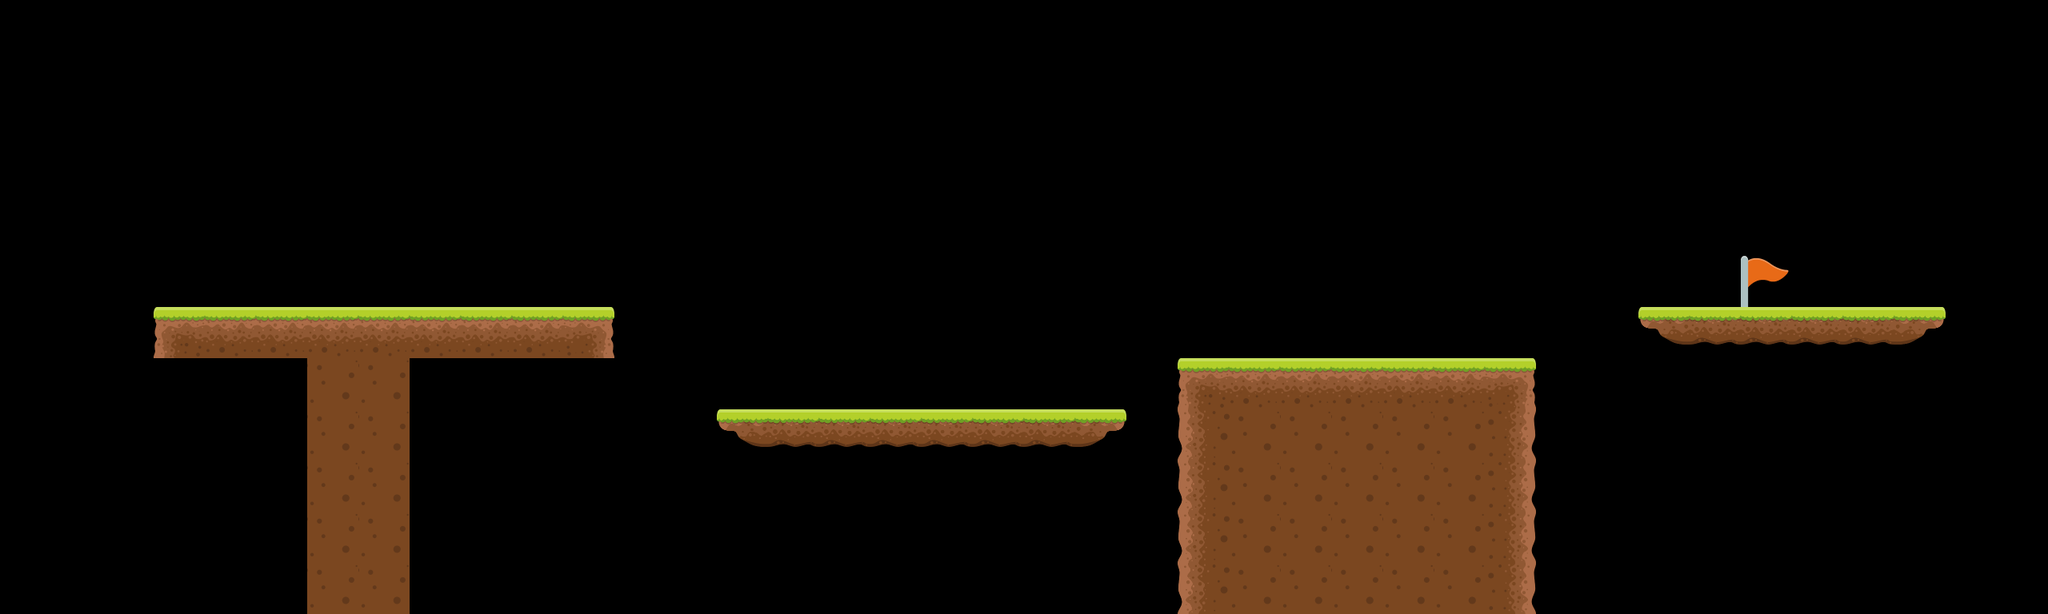

Below is a game level as drawn by its tile map, then a one-line description and the .tmx file that defines it, in full:
An orthogonal 40x12 tile map with 64x64 px tiles, 1 tile layer (Tile Layer 1), 2 tilesets and 8 objects.

<map version="1.5" tiledversion="1.5.0" orientation="orthogonal" renderorder="right-down" width="40" height="12" tilewidth="64" tileheight="64" infinite="0" nextlayerid="5" nextobjectid="19">
 <editorsettings>
  <export target="level2.lua" format="lua" />
 </editorsettings>
 <tileset firstgid="1" name="platformer" tilewidth="64" tileheight="64" tilecount="9" columns="3">
  <image source="tileset.png" width="192" height="192" />
 </tileset>
 <tileset firstgid="10" name="Flag" tilewidth="64" tileheight="64" tilecount="1" columns="1">
  <image source="flag.png" width="64" height="64" />
 </tileset>
 <layer id="1" name="Tile Layer 1" width="40" height="12">
  <data encoding="csv">
0,0,0,0,0,0,0,0,0,0,0,0,0,0,0,0,0,0,0,0,0,0,0,0,0,0,0,0,0,0,0,0,0,0,0,0,0,0,0,0,
0,0,0,0,0,0,0,0,0,0,0,0,0,0,0,0,0,0,0,0,0,0,0,0,0,0,0,0,0,0,0,0,0,0,0,0,0,0,0,0,
0,0,0,0,0,0,0,0,0,0,0,0,0,0,0,0,0,0,0,0,0,0,0,0,0,0,0,0,0,0,0,0,0,0,0,0,0,0,0,0,
0,0,0,0,0,0,0,0,0,0,0,0,0,0,0,0,0,0,0,0,0,0,0,0,0,0,0,0,0,0,0,0,0,0,0,0,0,0,0,0,
0,0,0,0,0,0,0,0,0,0,0,0,0,0,0,0,0,0,0,0,0,0,0,0,0,0,0,0,0,0,0,0,0,0,0,0,0,0,0,0,
0,0,0,0,0,0,0,0,0,0,0,0,0,0,0,0,0,0,0,0,0,0,0,0,0,0,0,0,0,0,0,0,0,0,10,0,0,0,0,0,
0,0,0,1,2,2,2,2,2,2,2,3,0,0,0,0,0,0,0,0,0,0,0,0,0,0,0,0,0,0,0,0,7,8,8,8,8,9,0,0,
0,0,0,0,0,0,5,5,0,0,0,0,0,0,0,0,0,0,0,0,0,0,0,1,2,2,2,2,2,3,0,0,0,0,0,0,0,0,0,0,
0,0,0,0,0,0,5,5,0,0,0,0,0,0,7,8,8,8,8,8,8,9,0,4,5,5,5,5,5,6,0,0,0,0,0,0,0,0,0,0,
0,0,0,0,0,0,5,5,0,0,0,0,0,0,0,0,0,0,0,0,0,0,0,4,5,5,5,5,5,6,0,0,0,0,0,0,0,0,0,0,
0,0,0,0,0,0,5,5,0,0,0,0,0,0,0,0,0,0,0,0,0,0,0,4,5,5,5,5,5,6,0,0,0,0,0,0,0,0,0,0,
0,0,0,0,0,0,5,5,0,0,0,0,0,0,0,0,0,0,0,0,0,0,0,4,5,5,5,5,5,6,0,0,0,0,0,0,0,0,0,0
</data>
 </layer>
 <objectgroup id="4" name="Flag">
  <object id="18" x="2178" y="321" width="59" height="63" />
 </objectgroup>
 <objectgroup id="2" name="Platforms">
  <object id="9" x="898" y="513" width="510" height="44" />
  <object id="10" x="1473" y="449" width="443" height="318" />
  <object id="11" x="2049" y="386" width="381" height="44" />
  <object id="14" x="189" y="388" width="577" height="61" />
  <object id="15" x="385" y="450" width="127" height="320" />
 </objectgroup>
 <objectgroup id="3" name="Enemies">
  <object id="12" x="1024" y="448" width="64" height="62" />
  <object id="13" x="1665" y="386" width="61" height="61" />
 </objectgroup>
</map>
